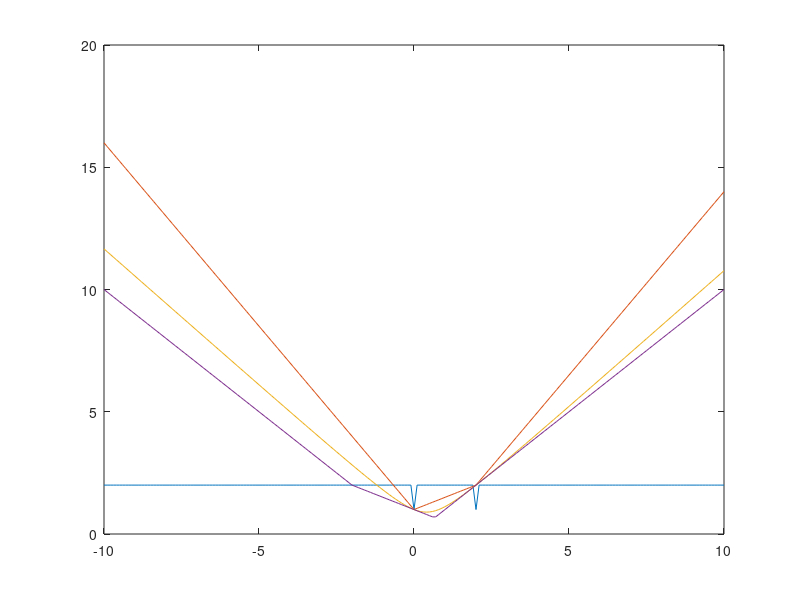
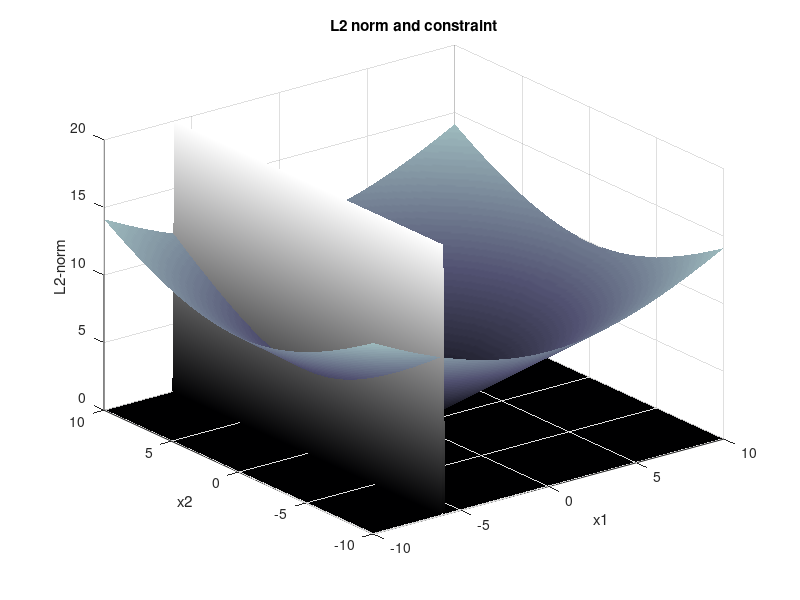

These charts were generated, in order, by the following MATLAB code:
%%Find the L0 norm
close all; close all;
A = [1,-2];
b = 2;
x = (-10:.1:10)';
y = 0.5*x-1; %1D solution to linear equation
X = [x,y];
X0 = X;
X0(X0~=0)=1; %turn nonzero values into 1's
L0 = abs(sum(X0,2));
[min0,ind0] = min(L0); %NOT THE ONLY MIN
plot(x,L0); hold on
%%Find the L1 norm
X1 = X;
L1 = sum(abs(X1),2);
[min1,ind1] = min(L1);
plot(x,L1)
%%Find the L2 norm
X2 = X;
L2 = rssq(X2,2);
[min2,ind2] = min(L2);
plot(x,L2);
%%Find the L_inf norm
X8 = X;
L8 = max(abs(X8),[],2);
[min8,ind8] = min(L8);
plot(x,L8)

[xx,yy] = meshgrid(x,x);
norm = sqrt((xx).^2+(yy).^2);
for i = 1:length(xx)
    for j = 1:length(yy)
        z = [xx(i);yy(j)];
        normC(i,j) = (A*z-2)==0;
        normC = double(normC);
    end 
end 
hold off
figure; surf(xx,yy,norm); hold on
normC = normC*20; %scale up the plane
surf(xx,yy,normC);
shading interp; title('L2 norm and constraint'); xlabel('x1'); ylabel('x2'); zlabel('L2-norm')
colormap bone;